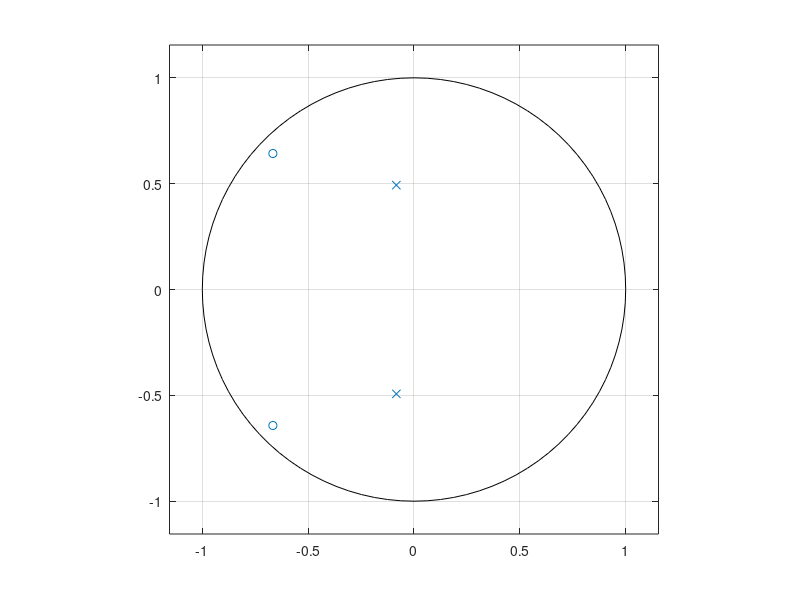

Source code (MATLAB): (Note: this script raises an error after producing the figure.)
% SPDX-License-Identifier: GPL-3.0-or-later
%
% hw5.m -- homework #5
% Copyright (C) 2023  Jacob Koziej <jacobkoziej@gmail.com>

clc;
close;
close all;


%% Be Discrete
b = [1/2, 2/3, 3/7];
a = [2,   1/3, 1/2];

% ROCs:
% * {|z| < 1/2}
% * {1/2 < |z| <= oo} (BIBO stable + causal)
zplane(b, a);

[z, p, k] = tf2zp(b, a);

[H, T] = impz(b, a, 1:66);
stem(T, H);

samples = sin(floor((1:55) / 10));

subplot(1, 2, 1);
stem(1:55, filter(b, a, samples));

subplot(1, 2, 2);
stem(1:55, conv(b / a, samples));


%% Pole-y Moley
load 'handel.mat'
[y, fs] = audioread('handel.mat');
soundsc(y, fs);

% this appears to be a elliptic filter
[b, a] = zp2tf(                                                         ...
	[.74*exp(.76j); .74*exp(-.76j); .96*exp(1.24j); .96*exp(1.24)], ...
	[exp(2.06j); exp(-2.06j); exp(1.43j); exp(-1.43j)],             ...
	.1);
[H, w] = freqz(b, a);

Hdb = 20*log10(abs(H));
Hph = rad2deg(unwrap(angle(H)));

figure;
subplot(2, 1, 1);
plot(w, Hdb);
xlabel("Frequency (rad)");
ylabel("|H| (dB)");
xlim([0 pi]);
xticks([0 pi/2 pi]);
xticklabels({'0', '\pi/2', '\pi'});
title("Magnitude Response");

subplot(2, 1, 2);
plot(w, Hph);
xlabel("Frequency (rad)");
ylabel("Phase (deg)");
xlim([0 pi]);
xticks([0 pi/2 pi]);
xticklabels({'0', '\pi/2', '\pi'});
title("Phase Response");
